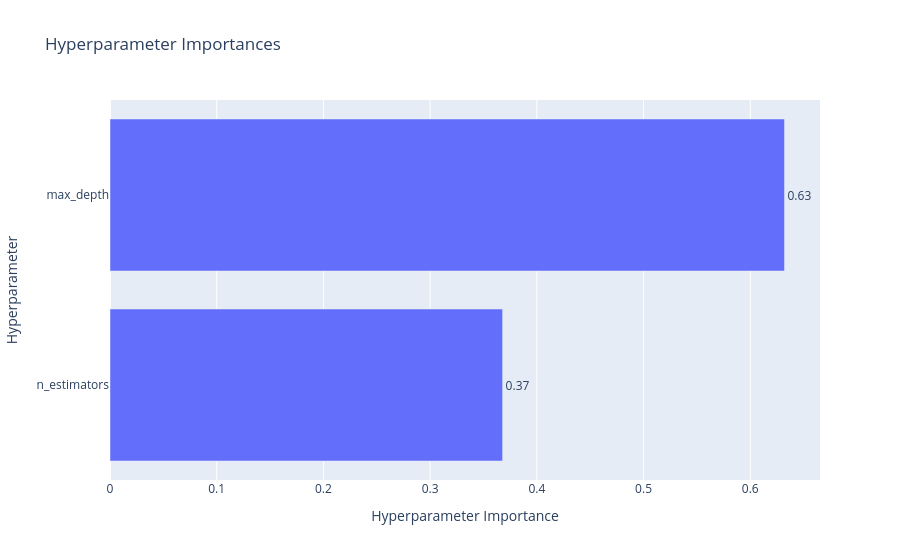

The code cell stored with this chart in its notebook:
### Code cell
# 5. Hyperparameter Importance
plot_param_importances(study).show()

### Figure 1 — Plotly figure (JSON) as saved in the notebook; plotly's stock layout.template omitted (floating-point values rounded to 4 significant figures)
{"data": [{"cliponaxis": false, "hovertemplate": ["n_estimators (IntDistribution): 0.36791602981853766<extra></extra>", "max_depth (IntDistribution): 0.6320839701814622<extra></extra>"], "name": "Objective Value", "orientation": "h", "text": ["0.37", "0.63"], "textposition": "outside", "type": "bar", "x": [0.3679, 0.6321], "y": ["n_estimators", "max_depth"]}], "layout": {"title": {"text": "Hyperparameter Importances"}, "xaxis": {"title": {"text": "Hyperparameter Importance"}}, "yaxis": {"title": {"text": "Hyperparameter"}}}}
